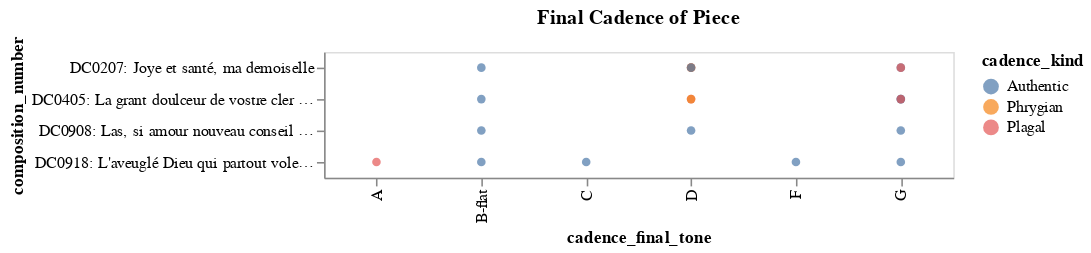

Write notebook code for a chart like this one.
### Markdown cell above
## Diagram by Last Cadence of Piece

### Code cell
# This is for filtered tones (just oned)
diagram_3 = alt.Chart(cadence_data_masked_3).mark_circle().encode(
    x='cadence_final_tone',
    y='composition_number',
    color='cadence_kind',
    tooltip=['phrase_number', 'cadence_final_tone', 'final_cadence']
).properties(
    width=400,
    title='Final Cadence of Piece'
)

diagram_3

### Figure 1 — Vega-Lite specification as saved in the notebook (floating-point values rounded to 4 significant figures)
{"config": {"view": {"continuousWidth": 400, "continuousHeight": 300}}, "data": {"name": "data-9ffa6d3263254e9adf11785ea8afe610"}, "mark": "circle", "encoding": {"color": {"type": "nominal", "field": "cadence_kind"}, "tooltip": [{"type": "nominal", "field": "phrase_number"}, {"type": "nominal", "field": "cadence_final_tone"}, {"type": "nominal", "field": "final_cadence"}], "x": {"type": "nominal", "field": "cadence_final_tone"}, "y": {"type": "nominal", "field": "composition_number"}}, "title": "Final Cadence of Piece", "width": 400, "$schema": "https://vega.github.io/schema/vega-lite/v4.8.1.json", "datasets": {"data-9ffa6d3263254e9adf11785ea8afe610": [{"cadence_final_tone": "B-flat", "cadence_kind": "Authentic", "final_cadence": "B-flat", "composition_number": "DC0405: La grant doulceur de vostre cler visaige", "phrase_number": "DC0405.1: La grant doulceur de vostre cler visaige,"}, {"cadence_final_tone": "G", "cadence_kind": "Authentic", "final_cadence": "B-flat", "composition_number": "DC0405: La grant doulceur de vostre cler visaige", "phrase_number": "DC0405.2: Me donne espoir de mercy recepvoir ,"}, {"cadence_final_tone": "D", "cadence_kind": "Plagal", "final_cadence": "B-flat", "composition_number": "DC0405: La grant doulceur de vostre cler visaige", "phrase_number": "DC0405.5: N'ayez donc plus merveilles de me veoir,"}, {"cadence_final_tone": "G", "cadence_kind": "Authentic", "final_cadence": "B-flat", "composition_number": "DC0405: La grant doulceur de vostre cler visaige", "phrase_number": "DC0405.8: Je vis sans vie, et sans mourir je meurs."}, {"cadence_final_tone": "D", "cadence_kind": "Phrygian", "final_cadence": "B-flat", "composition_number": "DC0405: La grant doulceur de vostre cler visaige", "phrase_number": "DC0405.7: Car soubz espoir de vie et mort avoir,"}, {"cadence_final_tone": "G", "cadence_kind": "Plagal", "final_cadence": "B-flat", "composition_number": "DC0405: La grant doulceur de vostre cler visaige", "phrase_number": "DC0405.6: Ores chantant, ores faisant clameurs,"}, {"cadence_final_tone": "B-flat", "cadence_kind": "Authentic", "final_cadence": "B-flat", "composition_number": "DC0918: L'aveuglé Dieu qui partout vole nud", "phrase_number": "DC0918.7: Plus dangereux, et plus mortelz (helas)"}, {"cadence_final_tone": "C", "cadence_kind": "Authentic", "final_cadence": "B-flat", "composition_number": "DC0918: L'aveuglé Dieu qui partout vole nud", "phrase_number": "DC0918.6: Dont il a faict, et tendu unze laqs,"}, {"cadence_final_tone": "G", "cadence_kind": "Authentic", "final_cadence": "B-flat", "composition_number": "DC0918: L'aveuglé Dieu qui partout vole nud", "phrase_number": "DC0918.5: Et en a pris la corde sans mercy,"}, {"cadence_final_tone": "A", "cadence_kind": "Plagal", "final_cadence": "B-flat", "composition_number": "DC0918: L'aveuglé Dieu qui partout vole nud", "phrase_number": "DC0918.2: A laissé l’arc, et les fleches aussi,"}, {"cadence_final_tone": "F", "cadence_kind": "Authentic", "final_cadence": "B-flat", "composition_number": "DC0918: L'aveuglé Dieu qui partout vole nud", "phrase_number": "DC0918.1: L’aveuglé Dieu, qui par tout vole nud,"}, {"cadence_final_tone": "B-flat", "cadence_kind": "Authentic", "final_cadence": "B-flat", "composition_number": "DC0908: Las, si amour nouveau conseil n'apporte", "phrase_number": "DC0908.3: Tant ay de peur, et sur moy peult envie,"}, {"cadence_final_tone": "D", "cadence_kind": "Authentic", "final_cadence": "B-flat", "composition_number": "DC0908: Las, si amour nouveau conseil n'apporte", "phrase_number": "DC0908.2: En brief seray contrainct changer ma vie,"}, {"cadence_final_tone": "G", "cadence_kind": "Authentic", "final_cadence": "B-flat", "composition_number": "DC0908: Las, si amour nouveau conseil n'apporte", "phrase_number": "DC0908.1: Las, si Amour nouveau conseil n’apporte,"}, {"cadence_final_tone": "B-flat", "cadence_kind": "Authentic", "final_cadence": "B-flat", "composition_number": "DC0207: Joye et santé, ma demoiselle", "phrase_number": "DC0207.6: Que le seigneur Dieu la parfaict."}, {"cadence_final_tone": "D", "cadence_kind": "Plagal", "final_cadence": "B-flat", "composition_number": "DC0207: Joye et santé, ma demoiselle", "phrase_number": "DC0207.5: Blonde l'avez en beauté telle"}, {"cadence_final_tone": "G", "cadence_kind": "Authentic", "final_cadence": "B-flat", "composition_number": "DC0207: Joye et santé, ma demoiselle", "phrase_number": "DC0207.4: Joye, et santé, madamoyselle "}, {"cadence_final_tone": "D", "cadence_kind": "Phrygian", "final_cadence": "B-flat", "composition_number": "DC0207: Joye et santé, ma demoiselle", "phrase_number": "DC0207.3: L’on en veit oncques de si belle,"}, {"cadence_final_tone": "D", "cadence_kind": "Authentic", "final_cadence": "B-flat", "composition_number": "DC0207: Joye et santé, ma demoiselle", "phrase_number": "DC0207.2: De la belle fille qu'avez faict."}, {"cadence_final_tone": "G", "cadence_kind": "Plagal", "final_cadence": "B-flat", "composition_number": "DC0207: Joye et santé, ma demoiselle", "phrase_number": "DC0207.1: Joye, et santé, ma damoyselle,"}]}}
